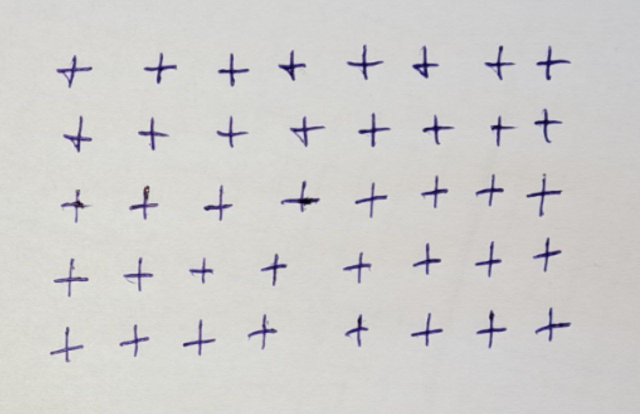
#> input picture images/test/test_image_+_1.jpg, 1280 x 828 px, given in place of test_image_a_1.jpg, which was not available (shown at 1/2 size)
$ python train_model.py   (older library calls are emulated)
#> lines starting #> are read from the running program, lines starting #| are printed output that depends on the picture; after the words box and inside, x2 and y2 are one past the last pixel; in counts of white or black regions, pixels touching at a corner belong together; pictures that were not available may be replaced by others from this repository, and a replacement may not be noted
### binarisation.py
import cv2
import numpy as np


def get_bin_image(gray_img, show_mode=False):
    gray_img = cv2.GaussianBlur(gray_img, (5, 5), 0)
    binary_img = cv2.adaptiveThreshold(gray_img, 255, cv2.ADAPTIVE_THRESH_MEAN_C, cv2.THRESH_BINARY_INV, 199, 13)


    if show_mode:
        cv2.imshow('Input Image', gray_img)
        # cv2.imshow('Blurred Image', blurred)
        cv2.imshow('Binarized Image', binary_img)
        cv2.waitKey(0)
        cv2.destroyAllWindows()

    return binary_img

### CCA.py
import cv2
import numpy as np


def get_CCA(binary_img, gray_img=None):
    analysis = cv2.connectedComponentsWithStats(binary_img, 8, cv2.CV_32S)
    (numLabels, labels, stats, centroids) = analysis
    if gray_img is not None:
        output = np.zeros(gray_img.shape, dtype="uint8")
        for i in range(1, numLabels):
            # Area of the component
            width = stats[i, cv2.CC_STAT_WIDTH]
            height = stats[i, cv2.CC_STAT_HEIGHT]
            if width > 30 or height > 30:
                componentMask = (labels == i).astype("uint8") * 255
                output = cv2.bitwise_or(output, componentMask)

        cv2.imshow("Filtered Components", output)
        cv2.waitKey(0)

    return analysis

### DFZ.py
import numpy as np


def get_DFZ(labels, label, stats, num_zones=4):
    x, y, w, h, _ = stats[label]

    densities = []
    i_step = w // num_zones
    j_step = h // num_zones
    for i in range(num_zones):
        for j in range(num_zones):
            x1, y1, x2, y2 = x + i * i_step, y + j * j_step, x + (i + 1) * i_step, y + (j + 1) * j_step
            zone_mask = labels[y1:y2, x1:x2] == label
            zone_size = np.count_nonzero(zone_mask)
            if (y2 - y1) * (x2 - x1) == 0 or np.isnan(zone_size):
                zone_density = 0
            else:
                zone_density = zone_size / ((y2 - y1) * (x2 - x1))
            densities.append(zone_density)

    return densities

### train_model.py
import pandas as pd
from binarisation import get_bin_image
from CCA import get_CCA
from DFZ import get_DFZ
import numpy as np
import cv2
from sklearn.svm import SVC
from joblib import dump


order_symbol = ['a', 'b', 'c', '0', '1', '2', '3', '6', '+']

symbols_frame = pd.DataFrame({"v1": [], "v2": [], "v3": [],
                                  "v4": [], "v5": [], "v6": [],
                                  "v7": [], "v8": [], "v9": [],
                                   "v10": [], "v11": [], "v12": [],
                                   "v15": [], "v14": [], "v13": [],
                                   "v16": [], "v17": [], "v18": [],
                                   "v19": [], "v20": [], "v21": [],
                                   "v22": [], "v23": [], "v24": [],
                                   "v25": [], "value": []})


for symbol_num, symbol in enumerate(order_symbol):
    for idx in range(1, 4, 1):
        img_path = f"images/test/test_image_{symbol}_{idx}.jpg"
        gray_img = cv2.imread(img_path, 0)  # 0 because we load in gray scale mode
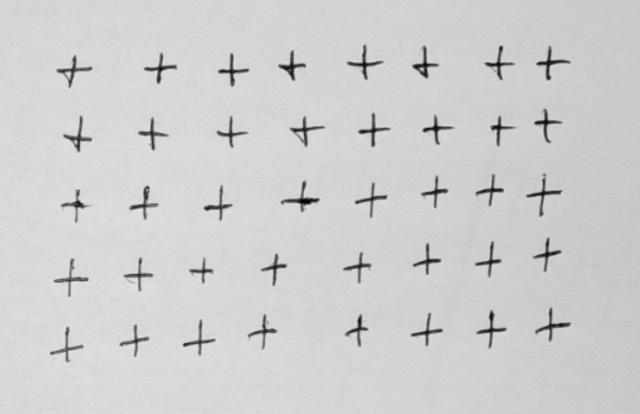
#> gray_img: shape (828, 1280) (shown at 1/2 size); min 0, max 236, mean 206.7
        binary_img = get_bin_image(gray_img, show_mode=False)
#> in get_bin_image, `binary_img = cv2.adaptiveThreshold(gray_img, 255, cv2.ADAPTIVE_THRESH_..`:
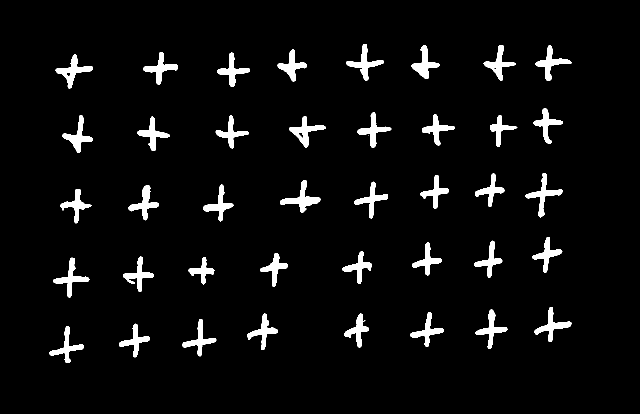
#> binary_img: shape (828, 1280) (shown at 1/2 size); 4.7% white; 41 white regions (1 under 20 px), largest, box (x1, y1, x2, y2) and area: (560, 360, 641, 425) 1515, (111, 109, 186, 177) 1473, (1051, 346, 1126, 435) 1450
        num_labels, labels, stats, centroids = get_CCA(binary_img)
#> in get_CCA, `(numLabels, labels, stats, centroids) = analysis`:
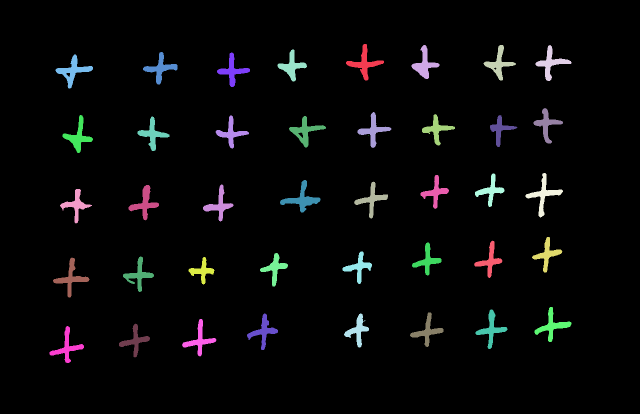
#> labels: shape (828, 1280) int32 (shown at 1/2 size); 42 distinct labels, from 0 to 41; one colour per label, 0 black
#> in get_CCA, `(numLabels, labels, stats, centroids) = analysis`: numLabels = 42; stats = 42 rows, first 6: [0, 0, 1280, 828, 1010009], [692, 88, 76, 73, 1422], [823, 90, 56, 68, 1330], [967, 90, 65, 71, 1299], [1071, 90, 72, 72, 1368], [555, 99, 59, 64, 1245]; centroids = 42 pairs, first value 133.6 to 1104, second value 125.8 to 693.9
#> num_labels = 42
        for label in range(1, num_labels):

            width = stats[label, cv2.CC_STAT_WIDTH]
            height = stats[label, cv2.CC_STAT_HEIGHT]
            if width > 30 or height > 30:
                component_mask = np.uint8(labels == label)
                pixels_intensity = get_DFZ(labels, label, stats, 5)
                pixels_intensity = np.array(pixels_intensity)
                pixels_intensity = np.append(pixels_intensity, ord(symbol))
                symbols_frame.loc[len(symbols_frame)] = pixels_intensity
#> this loop made 41 passes
#> (width, height, x in get_DFZ, y in get_DFZ, w in get_DFZ, h in get_DFZ, i_step in get_DFZ, j_step in get_DFZ) on passes 1 to 12: (76, 73, 692, 88, 76, 73, 15, 14), (56, 68, 823, 90, 56, 68, 11, 13), (65, 71, 967, 90, 65, 71, 13, 14), (72, 72, 1071, 90, 72, 72, 14, 14), (59, 64, 555, 99, 59, 64, 11, 12), (69, 65, 286, 104, 69, 65, 13, 13), (66, 69, 434, 105, 66, 69, 13, 13), (75, 68, 111, 109, 75, 68, 15, 13), (59, 71, 1067, 216, 59, 71, 11, 14), (68, 72, 715, 224, 68, 72, 13, 14), (66, 63, 844, 228, 66, 63, 13, 12), (61, 76, 125, 230, 61, 76, 12, 15)
#> (width, height) on pass 17: (1, 1)
#> pass 1, `component_mask = np.uint8(labels == label)`:
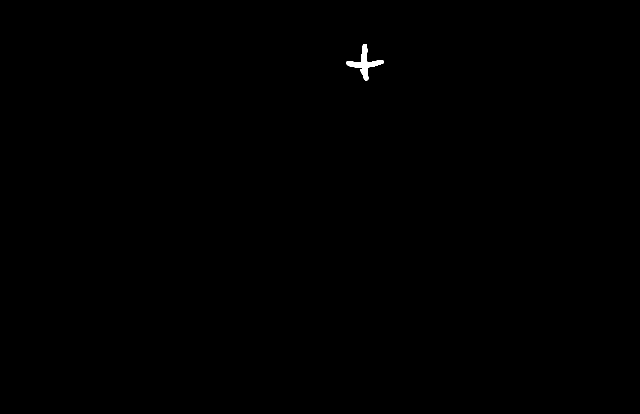
#> component_mask: shape (828, 1280) (shown at 1/2 size); values 0 (black) and 1 (white), 0.13% white; 1 white region, box (x1, y1, x2, y2) and area: (692, 88, 768, 161) 1422
#> pass 2, `component_mask = np.uint8(labels == label)`:
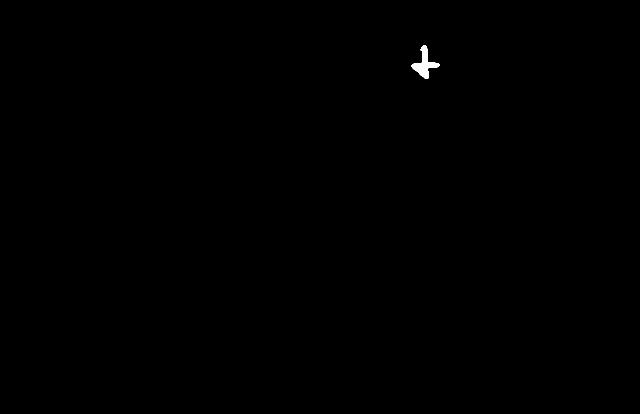
#> component_mask: shape (828, 1280) (shown at 1/2 size); values 0 (black) and 1 (white), 0.13% white; 1 white region, box (x1, y1, x2, y2) and area: (823, 90, 879, 158) 1330
#> pass 3, `component_mask = np.uint8(labels == label)`:
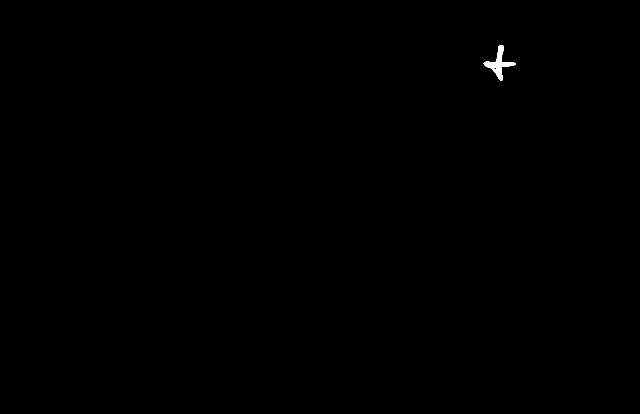
#> component_mask: shape (828, 1280) (shown at 1/2 size); values 0 (black) and 1 (white), 0.12% white; 1 white region, box (x1, y1, x2, y2) and area: (967, 90, 1032, 161) 1299
#> (the run stopped early here; a loop or call above may not have finished)
